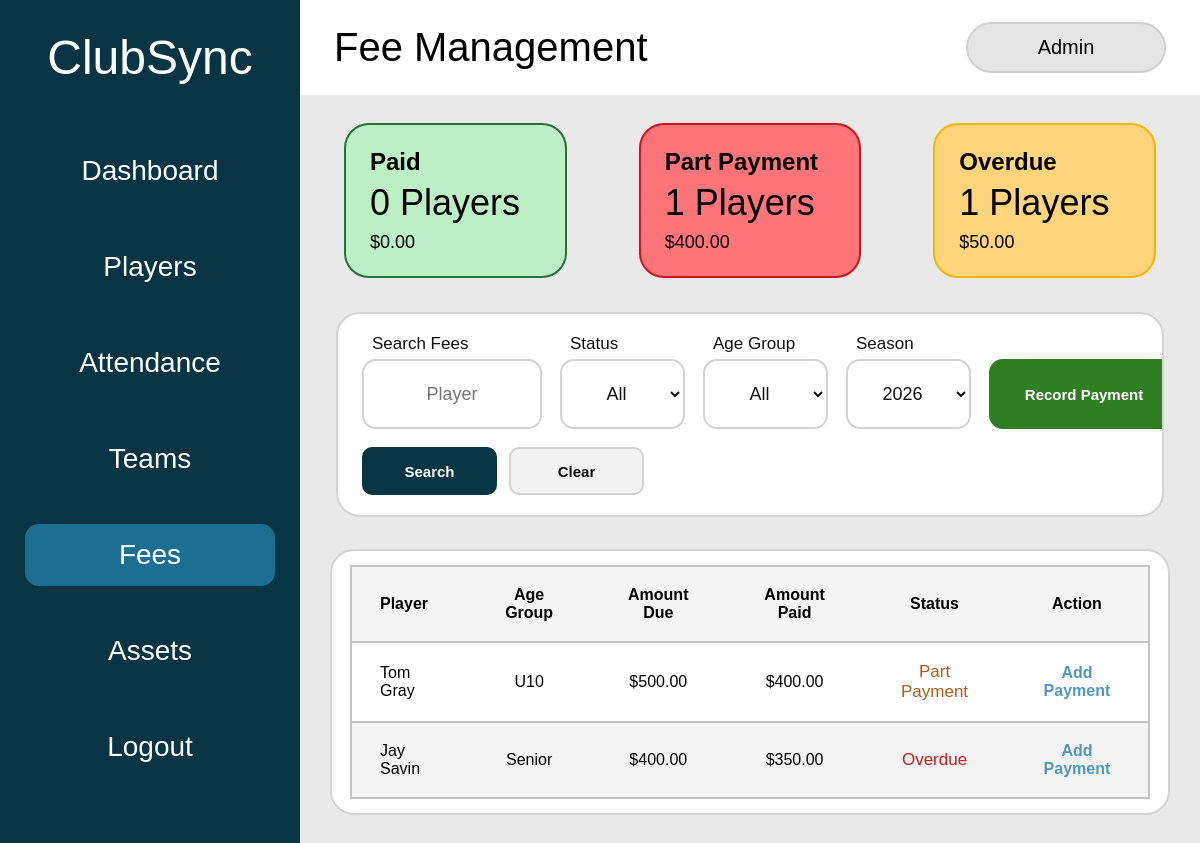
Before: /fees (signed in) with the older database file.
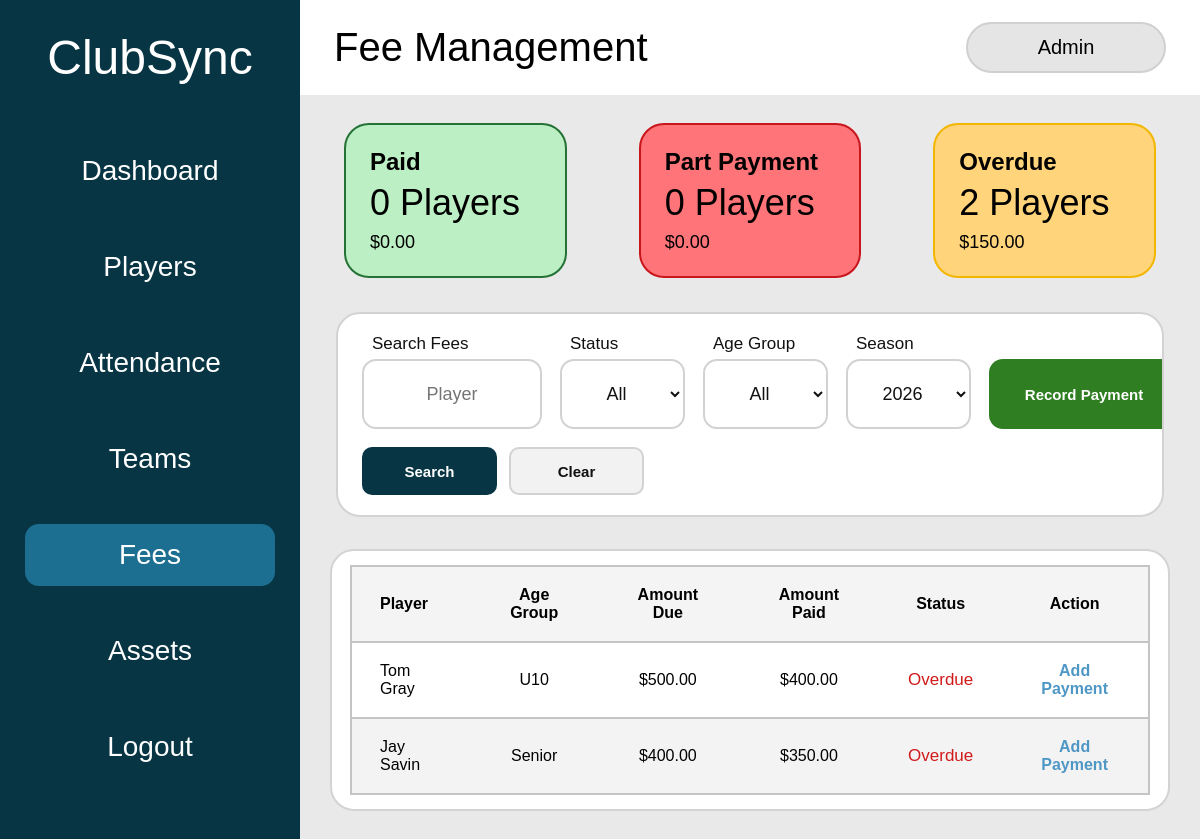
After: the same page with the newer database file.
### tables this page shows
CREATE TABLE fees (
        fee_id INTEGER PRIMARY KEY AUTOINCREMENT,
        player_id INTEGER NOT NULL,
        season INTEGER NOT NULL,
        amount_due REAL NOT NULL
            DEFAULT 0
            CHECK (amount_due >= 0),
        amount_paid REAL NOT NULL
            DEFAULT 0
            CHECK (amount_paid >= 0),
        payment_status TEXT NOT NULL
            DEFAULT 'Unpaid'
            CHECK (
                payment_status IN (
                    'Paid',
                    'Part Payment',
                    'Overdue',
                    'Unpaid'
                )
            ),
        due_date TEXT,
        payment_date TEXT,
        notes TEXT,
        created_at TEXT NOT NULL
            DEFAULT CURRENT_TIMESTAMP,
        updated_at TEXT NOT NULL
            DEFAULT CURRENT_TIMESTAMP,

        UNIQUE (
            player_id,
            season
        ),

        FOREIGN KEY (player_id)
            REFERENCES players(player_id)
            ON DELETE CASCADE
    );

CREATE TABLE players (
    player_id INTEGER PRIMARY KEY AUTOINCREMENT,
    first_name TEXT NOT NULL,
    last_name TEXT NOT NULL,
    date_of_birth TEXT NOT NULL,
    age_group TEXT NOT NULL,
    team TEXT NOT NULL,
    position TEXT NOT NULL,
    contact_phone TEXT,
    emergency_contact TEXT,
    medical_notes TEXT,
    registration_status TEXT NOT NULL DEFAULT 'Active'
);

### app.py (the view, shortened to what this page needs)
@app.route("/fees")
def fees():
    if "role" not in session:
        return redirect(url_for("login"))
    if session["role"] == "Viewer":
        return redirect(url_for("viewer"))
    search = request.args.get(
        "search",
        ""
    ).strip()
    selected_status = request.args.get(
        "status",
        ""
    ).strip()
    selected_age_group = request.args.get(
        "age_group",
        ""
    ).strip()
    current_year = date.today().year
    selected_season_value = request.args.get(
        "season",
        str(current_year)
    ).strip()
    try:
        selected_season = int(selected_season_value)
    except ValueError:
        selected_season = current_year
    allowed_statuses = {
        "",
        "Paid",
        "Part Payment",
        "Overdue",
        "Unpaid"
    }
    if selected_status not in allowed_statuses:
        selected_status = ""
    connection = get_database_connection()
    ensure_fees_table(connection)
    refresh_fee_statuses(connection)
    refresh_overdue_fee_dashboard(connection)
    connection.commit()
    query = """
        SELECT
            fees.fee_id,
            fees.player_id,
            fees.season,
            fees.amount_due,
            fees.amount_paid,
            fees.payment_status,
            fees.due_date,
            fees.payment_date,
            fees.notes,
            players.first_name,
            players.last_name,
            players.age_group,
            players.team

        FROM fees

        JOIN players
            ON fees.player_id = players.player_id

        WHERE fees.season = ?
    """
    parameters = [
        selected_season
    ]
    query += """
        ORDER BY
            players.last_name,
            players.first_name
    """
    fee_records = connection.execute(
        query,
        parameters
    ).fetchall()
    summary = connection.execute("""
        SELECT
            SUM(
                CASE
                    WHEN payment_status = 'Paid'
                    THEN 1
                    ELSE 0
                END
            ) AS paid_count,

            SUM(
                CASE
                    WHEN payment_status = 'Paid'
                    THEN amount_paid
                    ELSE 0
                END
            ) AS paid_total,

            SUM(
                CASE
                    WHEN payment_status = 'Part Payment'
                    THEN 1
                    ELSE 0
                END
            ) AS part_payment_count,

            SUM(
                CASE
                    WHEN payment_status = 'Part Payment'
                    THEN amount_paid
                    ELSE 0
                END
            ) AS part_payment_total,

            SUM(
                CASE
                    WHEN payment_status = 'Overdue'
                    THEN 1
                    ELSE 0
                END
            ) AS overdue_count,

            SUM(
                CASE
                    WHEN payment_status = 'Overdue'
                    THEN MAX(amount_due - amount_paid, 0)
                    ELSE 0
                END
            ) AS overdue_total

        FROM fees
        WHERE season = ?
    """, (
        selected_season,
    )).fetchone()
    players_for_fees = connection.execute("""
        SELECT
            player_id,
            first_name,
            last_name,
            age_group
        FROM players
        WHERE registration_status = 'Active'
        ORDER BY
            last_name,
            first_name
    """).fetchall()
    age_groups = connection.execute("""
        SELECT DISTINCT age_group
        FROM players
        WHERE registration_status = 'Active'
          AND age_group IS NOT NULL
          AND TRIM(age_group) != ''
        ORDER BY age_group
    """).fetchall()
    saved_seasons = connection.execute("""
        SELECT DISTINCT season
        FROM fees
        ORDER BY season DESC
    """).fetchall()
    seasons = {
        current_year - 2,
        current_year - 1,
        current_year,
        current_year + 1
    }
    for season_record in saved_seasons:
        seasons.add(
            int(season_record["season"])
        )
    seasons = sorted(
        seasons,
        reverse=True
    )
    connection.close()
    return render_template(
        "fees.html",
        fees=fee_records,
        players=players_for_fees,
        age_groups=age_groups,
        seasons=seasons,
        paid_count=summary["paid_count"] or 0,
        paid_total=summary["paid_total"] or 0,
        part_payment_count=(
            summary["part_payment_count"] or 0
        ),
        part_payment_total=(
            summary["part_payment_total"] or 0
        ),
        overdue_count=summary["overdue_count"] or 0,
        overdue_total=summary["overdue_total"] or 0,
        search=search,
        selected_status=selected_status,
        selected_age_group=selected_age_group,
        selected_season=selected_season,
        saved=request.args.get("saved") == "1"
    )

### app.py (called while the page is built)
def get_database_connection():
    connection = sqlite3.connect("clubsync.db")
    connection.row_factory = sqlite3.Row
    connection.execute("PRAGMA foreign_keys = ON")
    return connection

def calculate_fee_status(
    amount_due,
    amount_paid,
    due_date
):
    if amount_due > 0 and amount_paid >= amount_due:
        return "Paid"
    if due_date:
        try:
            parsed_due_date = date.fromisoformat(due_date)
            if parsed_due_date < date.today():
                return "Overdue"
        except ValueError:
            pass
    if amount_paid > 0:
        return "Part Payment"
    return "Unpaid"

def refresh_overdue_fee_dashboard(connection):
    overdue_count = connection.execute("""
        SELECT COUNT(*)
        FROM fees
        WHERE payment_status = 'Overdue'
    """).fetchone()[0]
    connection.execute("""
        UPDATE dashboard_stats
        SET overdue_fees = ?
        WHERE stat_id = 1
    """, (
        overdue_count,
    ))

### templates/fees.html (shortened to what the changed rows need)
<!DOCTYPE html>
<html lang="en">
<head>
    <link
        rel="stylesheet"
        href="{{ url_for('static', filename='css/style.css') }}"
    >
</head>
<body>
<div class="app-layout">
    <aside class="sidebar">
        <h1>ClubSync</h1>
    </aside>
    <main class="main-content fees-page">
        <div class="top-bar">
            <div>
                <h2>Fee Management</h2>
            </div>
        </div>
        <section class="fee-summary-grid">
            <div class="fee-summary-card part-payment-summary-card">
                <h3>Part Payment</h3>
                <p class="fee-summary-count">
                    {{ part_payment_count }} Players
                </p>
                <p class="fee-summary-amount">
                    ${{ "%.2f"|format(part_payment_total) }}
                </p>
            </div>
            <div class="fee-summary-card overdue-summary-card">
                <h3>Overdue</h3>
                <p class="fee-summary-count">
                    {{ overdue_count }} Players
                </p>
                <p class="fee-summary-amount">
                    ${{ "%.2f"|format(overdue_total) }}
                </p>
            </div>
        </section>
        <section class="fees-table-card">
            <div class="fees-table-wrapper">
                <table class="fees-table">
                    <thead>
                        <tr>
                            <th>Player</th>
                            <th>Age Group</th>
                            <th>Amount Due</th>
                            <th>Amount Paid</th>
                            <th>Status</th>
                            <th>Action</th>
                        </tr>
                    </thead>
                    <tbody>
                        {% for fee in fees %}
                            <tr>
                                <td>
                                    {{ fee["first_name"] }}
                                    {{ fee["last_name"] }}
                                </td>
                                <td>
                                    {{ fee["age_group"] }}
                                </td>
                                <td>
                                    ${{ "%.2f"|format(fee["amount_due"]) }}
                                </td>
                                <td>
                                    ${{ "%.2f"|format(fee["amount_paid"]) }}
                                </td>
                                <td>
                                    <span
                                        class="fee-status
                                        {% if fee['payment_status'] == 'Paid' %}
                                            paid-fee-status
                                        {% elif fee['payment_status'] == 'Part Payment' %}
                                            part-payment-fee-status
                                        {% elif fee['payment_status'] == 'Overdue' %}
                                            overdue-fee-status
                                        {% else %}
                                            unpaid-fee-status
                                        {% endif %}"
                                    >
                                        {{ fee["payment_status"] }}
                                    </span>
                                </td>
                                <td>
                                    {% if session["role"] == "Admin" %}
                                        {% if fee["payment_status"] == "Paid" %}
                                            <button
                                                type="button"
                                                class="fee-action-button"
                                                onclick="openViewFeeModal(
                                                    '{{ fee['fee_id'] }}',
                                                    '{{ fee['first_name']|e }} {{ fee['last_name']|e }}',
                                                    '{{ fee['age_group']|e }}',
                                                    '{{ fee['season'] }}',
                                                    '{{ fee['amount_due'] }}',
                                                    '{{ fee['amount_paid'] }}',
                                                    '{{ fee['payment_status'] }}',
                                                    '{{ fee['due_date'] or '' }}',
                                                    '{{ fee['notes']|default('', true)|e }}'
                                                )"
                                            >
                                                View
                                            </button>
                                        {% else %}
                                            <button
                                                type="button"
                                                class="fee-action-button"
                                                onclick="openUpdatePaymentModal(
                                                    '{{ fee['fee_id'] }}',
                                                    '{{ fee['first_name']|e }} {{ fee['last_name']|e }}',
                                                    '{{ fee['amount_due'] }}',
                                                    '{{ fee['amount_paid'] }}'
                                                )"
                                            >
                                                {% if fee["amount_paid"] > 0 %}
                                                    Add Payment
                                                {% else %}
                                                    Mark Payment
                                                {% endif %}
                                            </button>
                                        {% endif %}
                                    {% endif %}
                                </td>
                            </tr>
                        {% endfor %}
                    </tbody>
                </table>
            </div>
        </section>
    </main>
</div>
</body>
</html>

Changed rows visible on the page:
changed fees "Tom": payment_status "Part Payment" → "Overdue"
Other visible differences:
{{ part_payment_count }}: "1" → "0"
{{ "%.2f"|format(part_payment_total) }}: "400.00" → "0.00"
{{ overdue_count }}: "1" → "2"
{{ "%.2f"|format(overdue_total) }}: "50.00" → "150.00"
